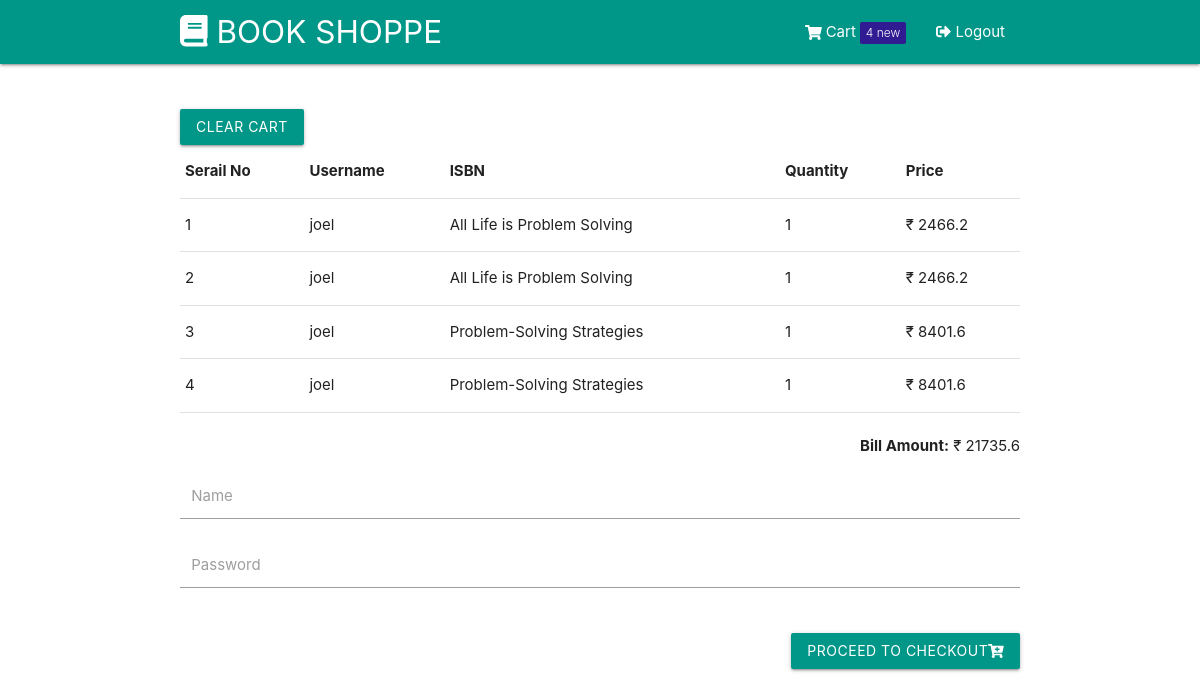
The page /cart (signed in) on the database its author committed.
### book_shoppe.py (models this page shows, shortened)
class CurrentCart(db.Model):
    serial = db.Column(db.Integer, primary_key=True)
    email = db.Column(db.String(100), db.ForeignKey('login.email'))
    book = db.Column(db.String(20))
    quantity = db.Column(db.Integer)
    price = db.Column(db.Integer)

### book_shoppe.py (the view)
@app.route('/cart',methods=['GET','POST'])
def cart():
    session['log_count']=len(CurrentCart.query.all())
    dp = CurrentCart.query.all()
    sum=0
    for d in dp:
        sum+=(d.__dict__["price"])
    return render_template('cart.html',size=len(data['items']), data=data, items= CurrentCart.query.all(),bill=sum)

### templates/cart.html (shortened to what this page needs)
{% extends "layout.html" %}
{% block body%}
	<br></br>
	<a href="/clear_cart"><button class="btn teal left waves-effect">Clear Cart</button></a>
	<table class="center">
		<thead>
			  <th>Serail No</th>
			  <th>Username</th>
			  <th>ISBN</th>
			  <th>Quantity</th>
			  <th>Price</th>
		</thead>
		{% for item in items %}
	       <tbody>
	          <tr>
	            <td>{{ item.serial }}  </td>
	            <td>{{ item.email }}   </td>
	            <td>{{ item.book }}	   </td>
	            <td>{{ item.quantity }}</td>
	            <td>₹ {{ item.price }} </td>
	          </tr>
	        </tbody>
		{% endfor %}
	</table>
	<br>
	<h7 class="right"><b>Bill Amount:</b> ₹ {{ bill }}</h7>
	<div>
		<form>
			<div class="input-field col s6">
	          <input id="last_name" type="text" class="validate">
	          <label for="last_name">Name</label>
	        </div>
        	<div class="input-field col s6">
	          <input id="last_name" type="text" class="validate">
	          <label for="last_name">Password</label>
	        </div>
    	</form>
    	<br>
		<a href="/show_orders"><button class="btn teal right">Proceed To Checkout<i class="fas fa-cart-plus"></i></button></a>
	</div>
{% endblock %}

### rows shown on the page
CurrentCart: serial "1", email "joel", book "All Life is Problem Solving", quantity "1", price "2466.2"
CurrentCart: serial "2", email "joel", book "All Life is Problem Solving", quantity "1", price "2466.2"
CurrentCart: serial "3", email "joel", book "Problem-Solving Strategies", quantity "1", price "8401.6"
CurrentCart: serial "4", email "joel", book "Problem-Solving Strategies", quantity "1", price "8401.6"

### other values the page prints
{{ session.log_count }} "4"
{{ bill }} "21735.6"
